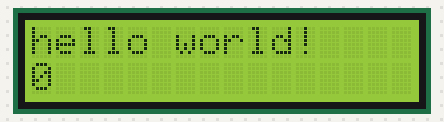
The sketch below on a simulated Arduino Uno, built with avr-gcc and run on an emulated ATmega328P. Parts: 16×2 character LCD.

Above: at 0.1 s.
At 4.1 s:
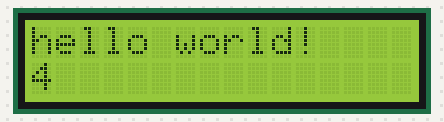
At 9.1 s:
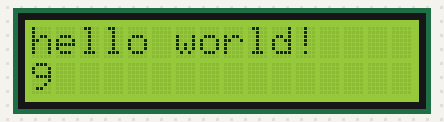
At 19.1 s:
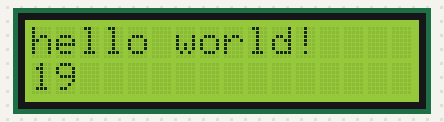
At 29.1 s:
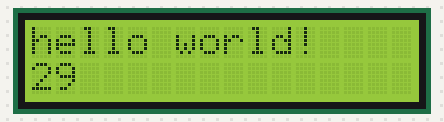
At 39.1 s:
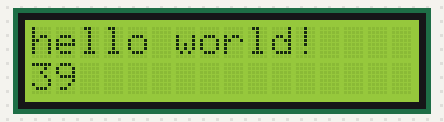

Measured:
- what the display in image 1 shows lasts 1.0 s, from 4.0 s to 5.0 s

The sketch:

lcd_backpack.ino
```cpp
#include <Wire.h>
#include <LiquidCrystal_I2C.h>

LiquidCrystal_I2C lcd(0x27, 16, 2);

void setup()
{
	lcd.init();
	lcd.backlight();
	lcd.print("hello world!");

}

void loop()
{
	lcd.setCursor(0,1);
	lcd.print(millis()/1000);
}
```
